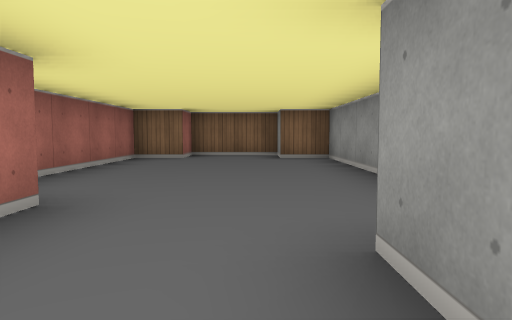
view 1 (above)

17 first-person views from a walk through a cub3D ray-caster map. The camera is about half as high as the walls, tilts 4° down and sees 70° across. The floor is counted in squares. Each view is taken from the middle of a square. On the plan, view 1 faces up. The plan holds only what a view shows up to about 9 squares ahead; the rest is blank.

view 2
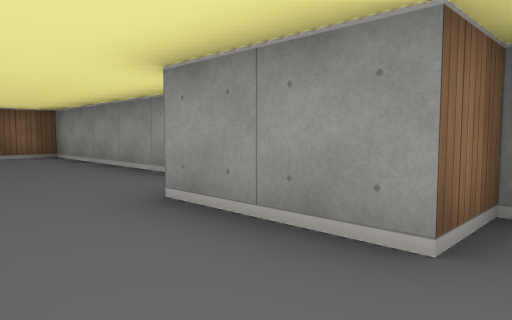

view 3
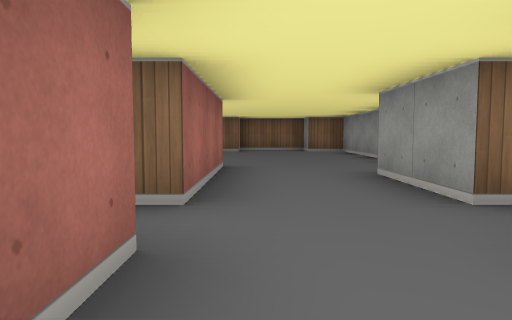

view 4
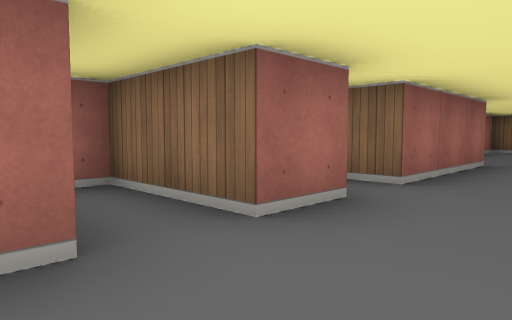

view 5
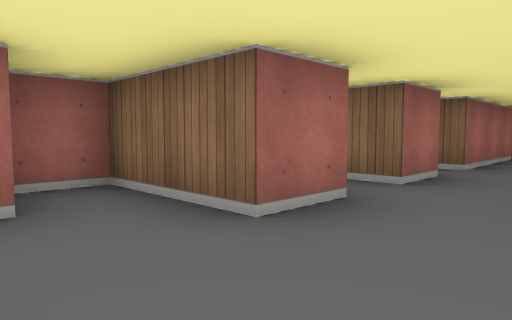

view 6
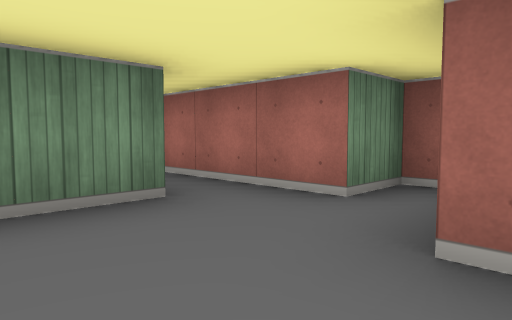

view 7
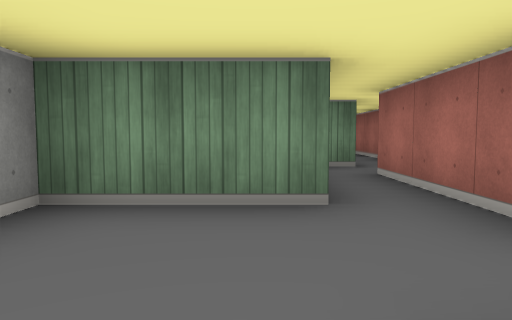

view 8
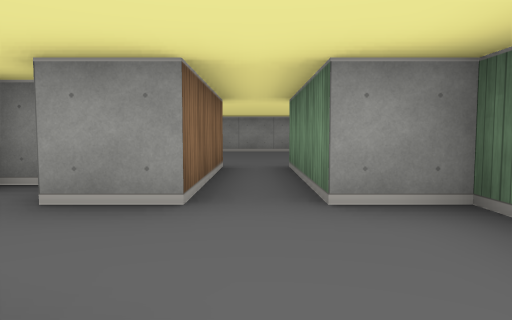

view 9
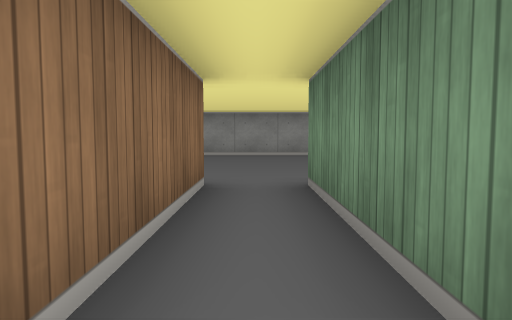

view 10
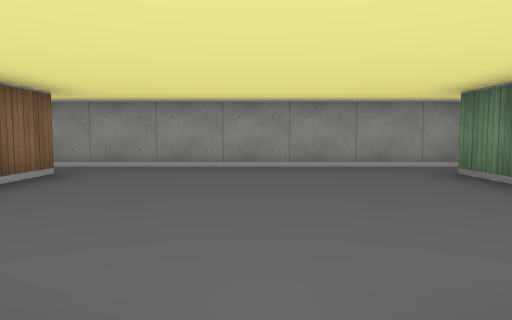

view 11
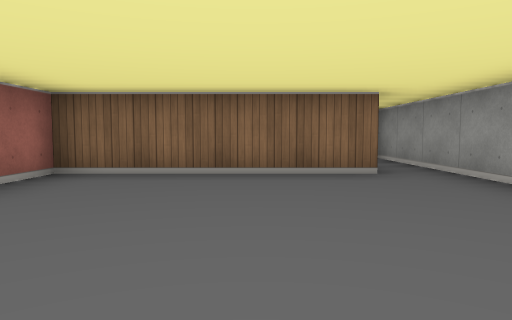

view 12
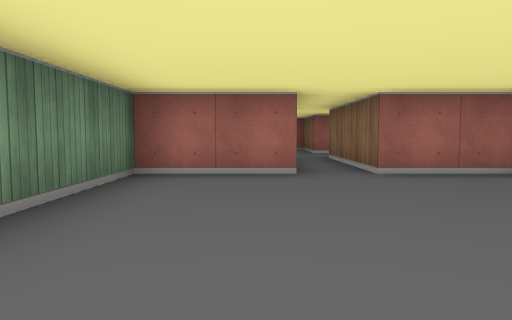

view 13
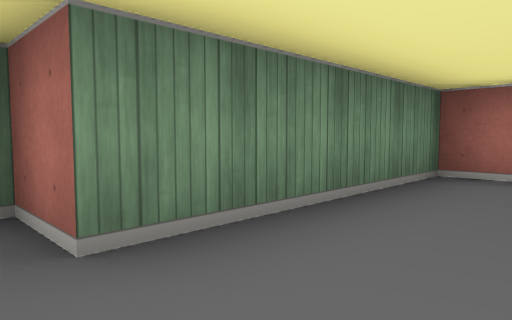

view 14
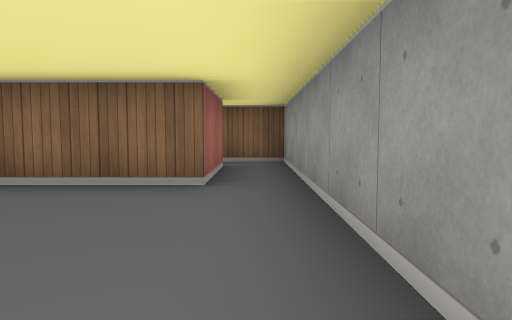

view 15
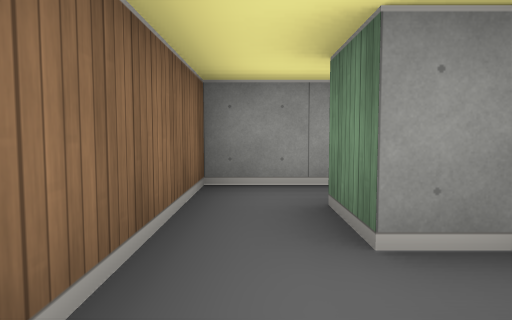

view 16
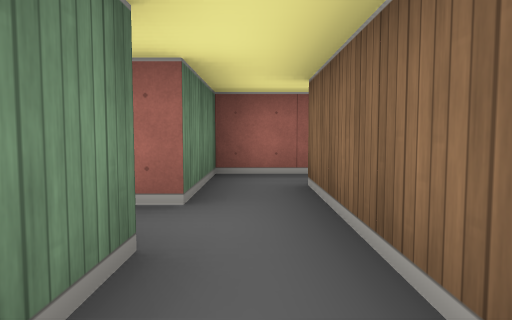

view 17
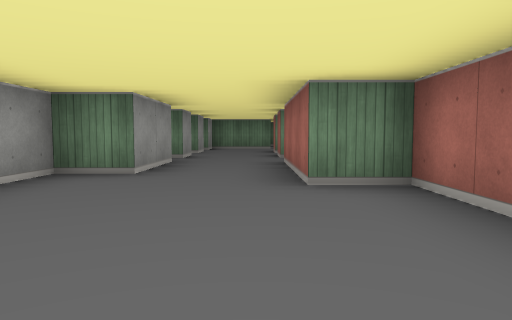

### Floor plan
Points are (right, up) in squares from view 1. A wall is a line through its corners. A room is listed if a view was taken in it or the views show most of it. See-through windows are left out.
Room 1 (views 1, 2, 17)
walls: (1.6, -0.5) (0.5, -0.5) (0.5, 1.5) (1.5, 1.5) (1.5, 7.5) (0.5, 7.5) (0.5, 8.5) (-1.5, 8.5) (-1.5, 7.5) (-2.5, 7.5) (-2.5, 2.5) (-1.5, 2.5) (-1.5, -0.5) (-2.1, -0.5)
ways out: opening at (-0.5, -2) to room 2
Room 2 (views 3, 4, 6, 7)
walls: (-1.5, -3.4) (-1.5, -4.5); (0.5, -2.5) (0.5, -1.5); (-1.5, -1.4) (-1.5, -2.5) (-3.5, -2.5) (-3.5, -2.9); (0.5, -4.5) (0.5, -3.5); (1.5, -3) (1.5, -2.5)
ways out: opening at (-0.5, -2) to room 1; opening at (-0.5, -4) to room 3
Room 3 (views 5, 8, 9)
walls: (-1.6, -6.5) (0.5, -6.5) (0.5, -5.5); (-1.5, -4.5) (-3.5, -4.5) (-3.5, -5.5) (-2.5, -5.5) (-2.5, -8.5)
ways out: opening at (-0.5, -4) to room 2; opening at (1, -5) to room 4; opening at (-2, -8)
Room 4 (views 10, 11, 12, 13, 14)
walls: (7.5, -2.5) (3.5, -2.5) (3.5, -4.5) (0.5, -4.5); (8.5, -8.1) (8.5, -2.4); (0.5, -5.5) (3.5, -5.5) (3.5, -7.5) (7.5, -7.5) (7.5, -8.5)
ways out: opening at (1, -5) to room 3; opening at (8, -1.5) to room 5
Room 5 (views 15, 16)
walls: (6.5, -1.1) (6.5, -0.5) (7.5, -0.5) (7.5, -2.5); (3.5, 0.8) (3.5, -0.5) (5.5, -0.5) (5.5, -0.9); (8.5, -2.4) (8.5, 0.5) (4.5, 0.5)
ways out: opening at (8, -1.5) to room 4; opening at (4, 0)

Positions as (right, up) in squares from view 1, and headings:
1: (0, 0), facing up
2: (-1, -1), facing up-right
3: (-1, -3), facing up
4: (0, -4), facing up-left
5: (0, -6), facing up-left
6: (0, -4), facing down-left
7: (-1, -4), facing down
8: (-2, -5), facing right
9: (0, -5), facing right
10: (3, -5), facing right
11: (6, -7), facing up
12: (8, -6), facing left
13: (8, -6), facing down-left
14: (8, -6), facing up
15: (5, 0), facing right
16: (8, 0), facing left
17: (-1, 6), facing down
